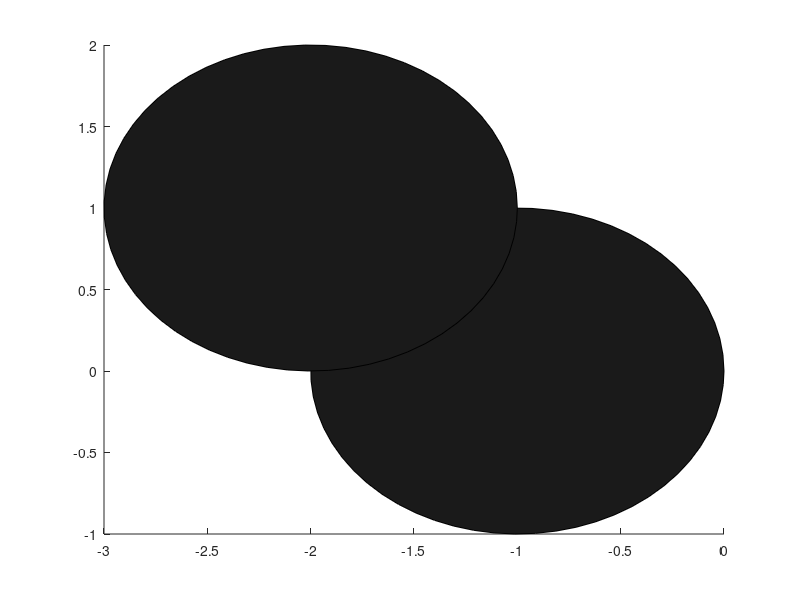

Write the MATLAB code that produced this figure. (Note: this script raises an error after producing the figure.)
%%%%%%%%%%%%%%%%%%%%
% Friction on objects
% RB can interact with each other.
% Check out inelastic collisions
% Rotation?
%%%%%%%%%%%%%%%%%%%
%OPERATION EARTHQUAKE

close;
clear;
clc;
%%%%%%%%%%%%%%%%%%%%%%%%%%%%%%%%%%%%%%%%%%%%%%%%%%%%
% Colors
lightGrey = [0.7,0.7,0.7];
darkGrey = [0.1,0.1,0.1];
brickRed = [0.6,0.25,0.2];

% Ball radius (Global for all balls)
radius = 1; % Radius of the ball

% Ball1 properties
ball1.pos.x = -1; % Init position X 
ball1.pos.y = 0; % Init position Y 
ball1.vel.x = 0.1; % Init position X 
ball1.vel.y = 0.9; % Init position Y 
ball1.mass = 1; % Weight in kilograms

%Ball2 properties
ball2.pos.x = -2; % Init position X 
ball2.pos.y = 1; % Init position Y 
ball2.vel.x = 0.1; % Initial speed X 
ball2.vel.y = 0.9; % Initial speed Y 
ball2.mass = 2; % Weight in Kilograms

% Box1 (Brick) properties
box1.size.x = 2; % Initial position (Box1)
box1.size.y = 0; % Initial position (Box1)
box1.pos.x = 2; % Initial position (Box1)
box1.pos.y = 0; % Initial position (Box1)
box1.vel.x = 0; % Initial speed (Box1)
box1.vel.y = 0; % Initial speed (Box1)

%%%%%%%%%%%%%%%%%%%%%%%%%%%%%%%%%%%%%%%%%%%%%%%%%%%%%
% Ball1
a = 0:0.1:2*pi;
Xcircle = cos(a);
Ycircle = sin(a);
ball1Body = patch(ball1.pos.x+radius*Xcircle, ball1.pos.y+radius*Ycircle,darkGrey,'FaceAlpha',1);

% Ball2
a = 0:0.1:2*pi;
Xcircle = cos(a);
Ycircle = sin(a);
ball2Body = patch (ball2.pos.x+radius*Xcircle, ball2.pos.y+radius*Ycircle,darkGrey,'FaceAlpha',1);


% Box1 (Brick)
B2 = patch([box1.pos.x-box1.size.x, box1.pos(1)+box1.size(1), box1.pos(1)+box1.size(1), box1.pos(1)-box1.size(1)], ...
           [box1.pos(2)-box1.size(2)/2, box1.pos(2)-box1.size(2)/2, box1.pos(2)+box1.size(2)/2, box1.pos(2)+box1.size(2)/2], ...
           brickRed,'FaceAlpha',1);

% Floor properties
W = [-5,5];
H = [-5,5];

% Floor
patch([-5,5,5,-5],[-5,-5,5,5],[0,0,0,0],lightGrey, 'FaceAlpha', 0.5);
axis square equal;
hold on;


% TESTING
counter = 0;
for i = 1:1:50
    
  % Kollision with left and right wall
  if (ball1.pos.x<=W(1)+radius) || (ball1.pos.x>=W(2)-radius) 
    disp('a1')
    ball1.vel.x=-ball1.vel.x; 
  end
  
    % Kollision with up and down wall
  if (ball1.pos.y<=W(1)+radius) || (ball1.pos.y>=W(2)-radius) 
    disp('b1')
    ball1.vel.y=-ball1.vel.y; 
  end
  
  % Kollision with left and right wall
  if (ball2.pos.x<=W(1)+radius) || (ball2.pos.x>=W(2)-radius) 
    disp('a2')
    ball2.vel.x=-ball2.vel.x; 
  end
  
    % Kollision with up and down wall
  if (ball2.pos.y<=W(1)+radius) || (ball2.pos.y>=W(2)-radius) 
    disp('b2')
    ball2.vel.y=-ball2.vel.y; 
  end
  
  % Update params for balls
  ball1.pos.x = ball1.pos.x + ball1.velX;
  ball1.pos.y = ball1.pos.y+ ball1.velY;
  
  ball2.pos.x = ball2.pos.x + ball2.vel.x;
  ball2.pos.y = ball2.pos.y + ball2.vel.y;
  
  % avståndet mellan boll1 och boll2 = abs(ball1.pos-ball2.pos)
  %


% %%%%%%%%%%%%%%%%%%%%%%%%%%%%%%%%%%%%%%%%%%%%%%%%%%%%%%%%%%%%%%%%%%%%%%%%%%%
% %Early Escape test: if the length of the movevec is less
% %than distance between the centers of these circles minus
% %their radii, there's no way they can hit.
% double dist = B.center.distance(A.center);
% double sumRadii = (B.radius + A.radius);
% dist -= sumRadii;
% if(movevec.Magnitude() < dist){
%   return false;
% }
% 
% %Normalize the movevec
% Vector N = movevec.copy(); %euler speed
% N.normalize(); % NX = norm(ballXVel) etc.
% 
% 
% % Avståndet mellan två cirklar(sfärer)
% Vector C = B.center.minus(A.center); % distance (C) = abs(P2 - P1) %%% [2, 0],  [5, 0] = [2-5, 0-0] = [3, 0]
% 
% %D = N . C = ||C|| * cos(angle between N and C)
% double D = N.dot(C); % D = NX dot (distance) D is a number NOT a vector
% 
% %Another early escape: Make sure that A is moving
% %towards B! If the dot product between the movevec and
% %B.center - A.center is less that or equal to 0,
% %A isn't isn't moving towards B
% if(D <= 0){
%   return false;
% }
% 
% %Find the length of the vector C
% double lengthC = C.Magnitude();
% 
% double F = (lengthC * lengthC) - (D * D);
% 
% %Escape test: if the closest that A will get to B
% %is more than the sum of their radii, there's no
% %way they are going collide
% double sumRadiiSquared = sumRadii * sumRadii;
% if(F >= sumRadiiSquared){
%   return false;
% }
% 
% %We now have F and sumRadii, two sides of a right triangle.
% %Use these to find the third side, sqrt(T)
% double T = sumRadiiSquared - F;
% %%%%%%%%%%%%%%%%%%%%%%%%%%%%%%%%%%%%%%%%%%%%%%%%%%%%%%%%%%%%%%%%%%%%%%%%%%%%%%%%%%%%%
  
  
  
  if (( abs(ball1.pos-ball2.pos)) <= 2*radius)
    ball1.vel = -ball1.vel;
    ball2.vel = -ball2.vel;
  end

  counter = mod((counter+1),6)
  
  set(ball1Body,'XData',ball1.pos.x+radius*Xcircle, 'YData', ball1.pos.y+radius*Ycircle);
  set(ball2Body,'XData',ball2.pos.x+radius*Xcircle, 'YData', ball2.pos.y+radius*Ycircle);

  axis([H(1) H(2) W(1) W(2)]);
  F(i) = getframe(gcf);
end

writerObj = VideoWriter('elasticCollision.avi');
writerObj.FrameRate = 60;
writerObj.Quality = 100;
 
open(writerObj);
for i=1:length(F)
  frame = F(i);    
  writeVideo(writerObj, frame);
end
close(writerObj);